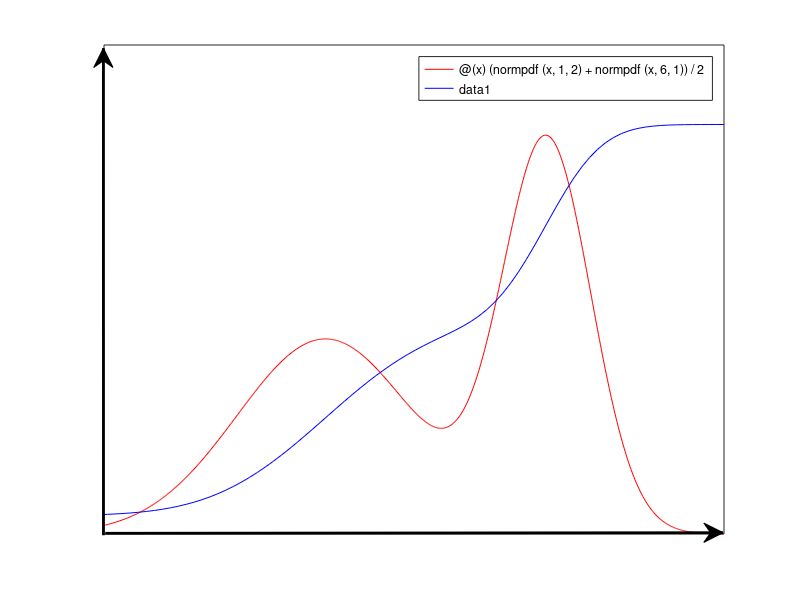

MATLAB code for this plot: (Note: this script raises an error after producing the figure.)
function demoPlotPdfCdf()


% Generate Bishop Figure 1.12 showing an arbitray PDF and its corresponding CDF.
% By Matt Dunham

pdf = @(x) (normpdf(x,1,2)+normpdf(x,6,1))/2;
fplot(pdf,[-10,10],'r');

cdf = @(x) quad(pdf,-3.99,x)/5 + 0.01; % /5 + 0.01 is a hack to super impose it overtop the pdf.

hold on;
fplot(cdf,[-10,10],'b');

axis([-4,10,0,0.25]);
set(gca,'XTick',[]);
set(gca,'YTick',[]);


%Auto generated

annotation(gcf,'arrow',[0.1293 0.1292],[0.1079 0.9197],'LineWidth',2);
annotation(gcf,'arrow',[0.1316 0.9039],[0.1112 0.1122],'LineWidth',2);

annotation(gcf,'rectangle','LineStyle','none',...
    'FaceColor',[0 0.749 0.749],...
    'Position',[0.3929 0.114 0.02 0.32]);


annotation(gcf,'textbox','String',{'p(x)'},'FontSize',12,...
    'FitHeightToText','off',...
    'LineStyle','none',...
    'Position',[0.58 0.7 0.04086 0.0446]);

annotation(gcf,'textbox','String',{'P(x)'},'FontSize',12,...
    'LineStyle','none',...
    'Position',[0.8214 0.7303 0.08372 0.06447]);

annotation(gcf,'textbox','String',{'dx'},'FitHeightToText','off',...
    'LineStyle','none',...
    'Position',[0.38 0.0765 0.02598 0.03286]);

annotation(gcf,'textbox','String',{'x'},'FitHeightToText','off',...
    'LineStyle','none',...
    'Position',[0.85 0.0765 0.02598 0.03286]);

if doPrintPmtk, printPmtkFigures('pdfDemo'); end;

end
